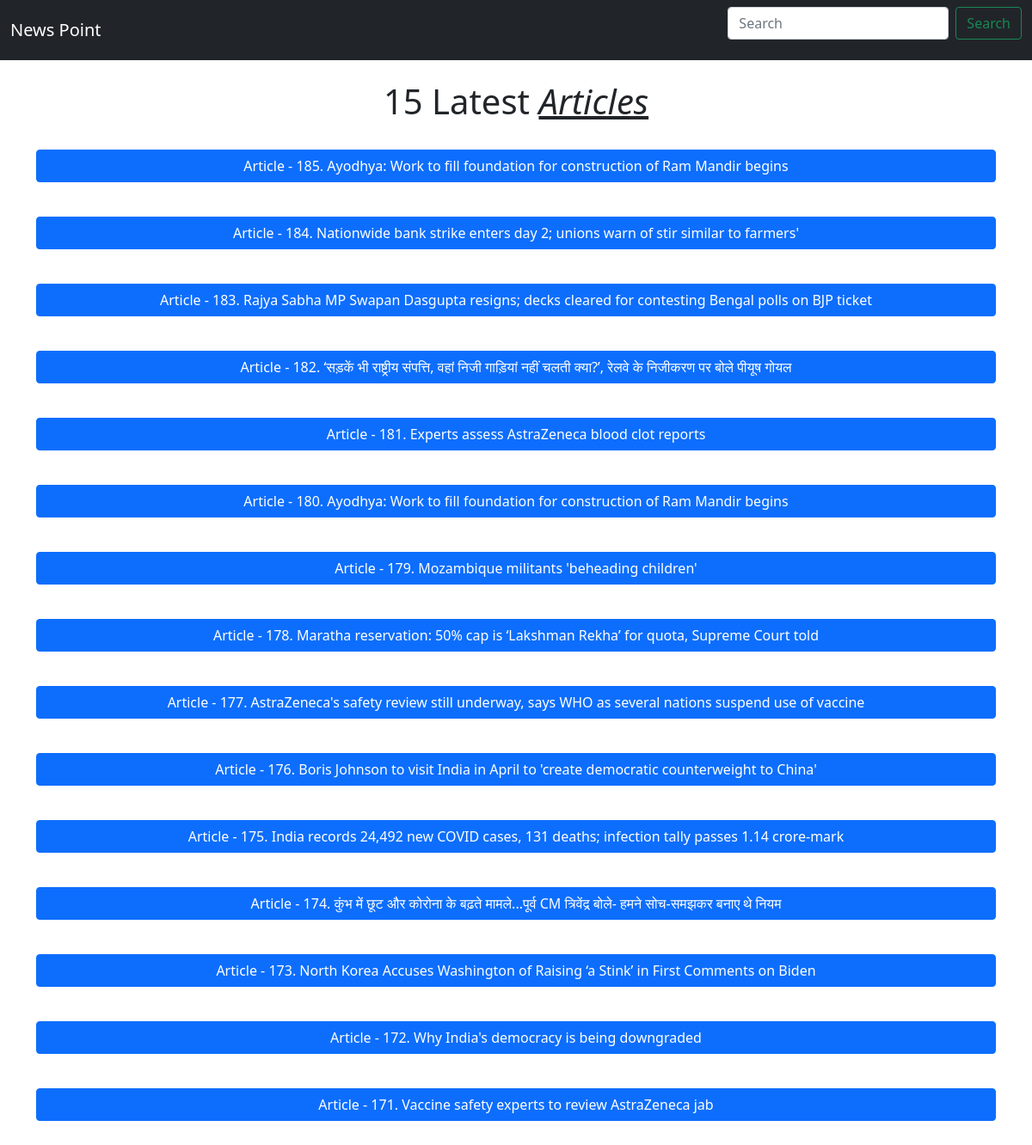
Before: / with the older database file.
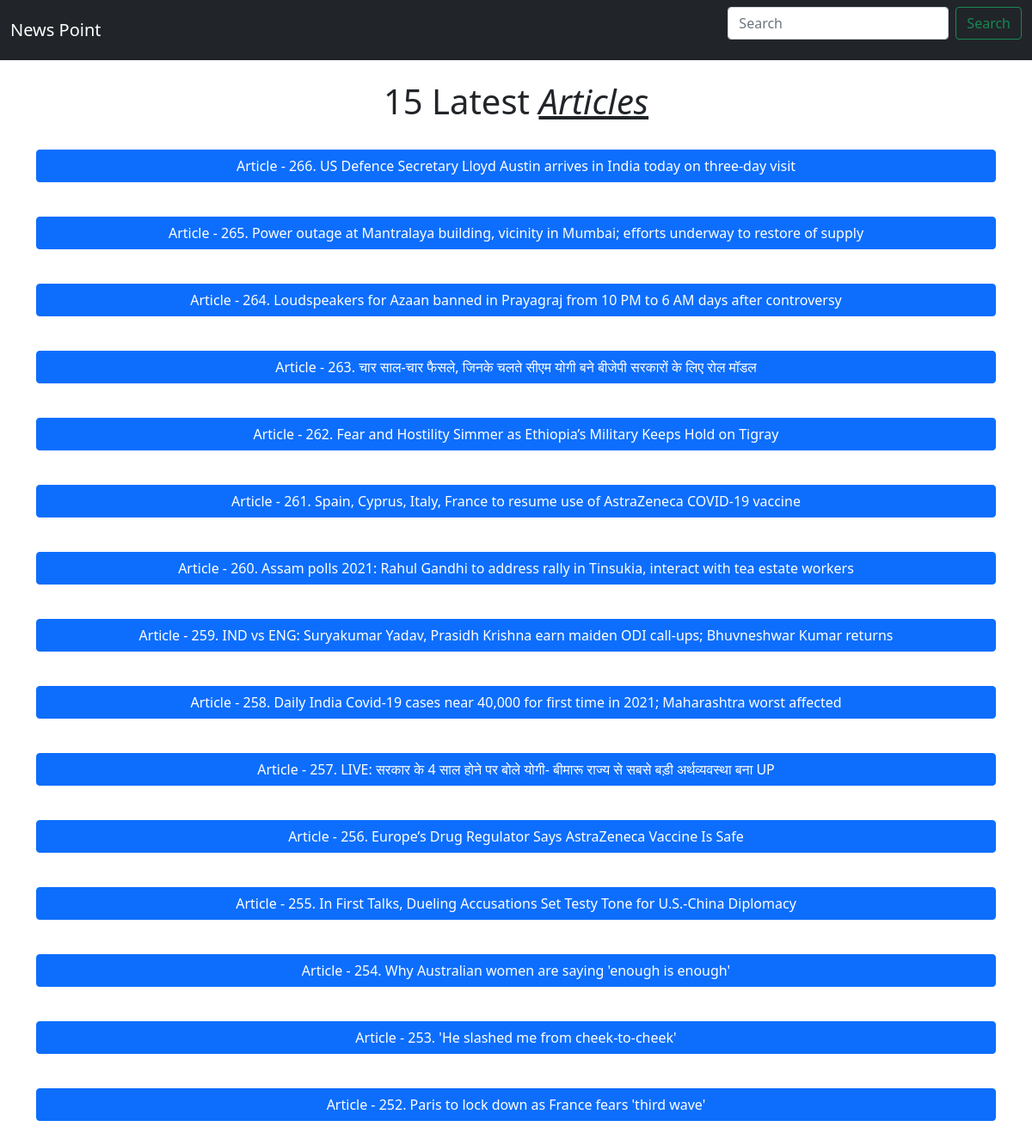
After: the same page with the newer database file.
### main.py (models this page shows, shortened)
class Article(db.Model):
    id = db.Column(db.Integer, primary_key=True)
    headline = db.Column(db.String(200), nullable=False)
    image_url = db.Column(db.String(1000), nullable=False)
    content = db.Column(db.String(400), nullable=False)
    redirect_url = db.Column(db.String(400), nullable=False)
    data_from = db.Column(db.String(200), nullable=False)

### main.py (the view)
@app.route('/')
def index():
    content = Article.query.order_by(Article.id.desc()).limit(15).all()
    return render_template('index.html', content=content)

### templates/Index.html (shortened to what this page needs)
<html>
    <head>
        <link href="https://cdn.jsdelivr.net/npm/bootstrap@5.0.0-beta2/dist/css/bootstrap.min.css" rel="stylesheet">
    </head>
    <body>
        <nav class="navbar navbar-expand-lg navbar-dark bg-dark">
            <div class="container-fluid">
              <a class="navbar-brand" href="/">News Point</a>
              <form class="d-flex" method="get" action="/search">
                <input class="form-control me-2" type="search" placeholder="Search" aria-label="Search" name="search" id="search">
                <button class="btn btn-outline-success" type="submit">Search</button>
              </form>
              </div>
          </nav>
          <br/>
          <div class="container">
              <div class="row">
			<div class="col-md-12">
			<h1 style="text-align:center;">15 Latest <u><i>Articles</i></u></h1>
			<br/>
            </div>
            {% if content is not none %}
            {% for i in content %}
            <div class="col-md-12">
                <p>
                    <button class="btn btn-primary" type="button" data-bs-toggle="collapse" data-bs-target="#collapseExample{{i.id}}" aria-expanded="false" aria-controls="collapseExample{{i.id}}" style="width:100%;">
                      Article - {{i.id}}. {{i.headline}}
                    </button>
                  </p>
                  <br/>
              </div>
            {% endfor %}
            {% else %}
            <div class="col" style="text-align: center;"><h1>No Articles Found</h1><a href="/" class="btn btn-link">Go to home</a></div>
            {% endif %}
        </div>
    </div>
    </body>
</html>

Changed rows visible on the page:
no longer on this page (row unchanged): Article: id "185", headline "Ayodhya: Work to fill foundation for construction of Ram Mandir begins"
no longer on this page (row unchanged): Article: id "184", headline "Nationwide bank strike enters day 2; unions warn of stir similar to farmers'"
no longer on this page (row unchanged): Article: id "183", headline "Rajya Sabha MP Swapan Dasgupta resigns; decks cleared for contesting Bengal polls on BJP ticket"
no longer on this page (row unchanged): Article: id "182", headline "‘सड़कें भी राष्ट्रीय संपत्ति, वहां निजी गाड़ियां नहीं चलती क्या?’, रेलवे के निजीकरण पर बोले पीयूष गोयल"
no longer on this page (row unchanged): Article: id "181", headline "Experts assess AstraZeneca blood clot reports"
no longer on this page (row unchanged): Article: id "180", headline "Ayodhya: Work to fill foundation for construction of Ram Mandir begins"
no longer on this page (row unchanged): Article: id "179", headline "Mozambique militants 'beheading children'"
no longer on this page (row unchanged): Article: id "178", headline "Maratha reservation: 50% cap is ‘Lakshman Rekha’ for quota, Supreme Court told"
no longer on this page (row unchanged): Article: id "177", headline "AstraZeneca's safety review still underway, says WHO as several nations suspend use of vaccine"
no longer on this page (row unchanged): Article: id "176", headline "Boris Johnson to visit India in April to 'create democratic counterweight to China'"
no longer on this page (row unchanged): Article: id "175", headline "India records 24,492 new COVID cases, 131 deaths; infection tally passes 1.14 crore-mark"
no longer on this page (row unchanged): Article: id "174", headline "कुंभ में छूट और कोरोना के बढ़ते मामले...पूर्व CM त्रिवेंद्र बोले- हमने सोच-समझकर बनाए थे नियम"
no longer on this page (row unchanged): Article: id "173", headline "North Korea Accuses Washington of Raising ‘a Stink’ in First Comments on Biden"
no longer on this page (row unchanged): Article: id "172", headline "Why India's democracy is being downgraded"
no longer on this page (row unchanged): Article: id "171", headline "Vaccine safety experts to review AstraZeneca jab"
added Article: id "266", headline "US Defence Secretary Lloyd Austin arrives in India today on three-day visit"
added Article: id "265", headline "Power outage at Mantralaya building, vicinity in Mumbai; efforts underway to restore of supply"
added Article: id "264", headline "Loudspeakers for Azaan banned in Prayagraj from 10 PM to 6 AM days after controversy"
added Article: id "263", headline "चार साल-चार फैसले, जिनके चलते सीएम योगी बने बीजेपी सरकारों के लिए रोल मॉडल"
added Article: id "262", headline "Fear and Hostility Simmer as Ethiopia’s Military Keeps Hold on Tigray"
added Article: id "261", headline "Spain, Cyprus, Italy, France to resume use of AstraZeneca COVID-19 vaccine"
added Article: id "260", headline "Assam polls 2021: Rahul Gandhi to address rally in Tinsukia, interact with tea estate workers"
added Article: id "259", headline "IND vs ENG: Suryakumar Yadav, Prasidh Krishna earn maiden ODI call-ups; Bhuvneshwar Kumar returns"
added Article: id "258", headline "Daily India Covid-19 cases near 40,000 for first time in 2021; Maharashtra worst affected"
added Article: id "257", headline "LIVE: सरकार के 4 साल होने पर बोले योगी- बीमारू राज्य से सबसे बड़ी अर्थव्यवस्था बना UP"
added Article: id "256", headline "Europe’s Drug Regulator Says AstraZeneca Vaccine Is Safe"
added Article: id "255", headline "In First Talks, Dueling Accusations Set Testy Tone for U.S.-China Diplomacy"
added Article: id "254", headline "Why Australian women are saying 'enough is enough'"
added Article: id "253", headline "'He slashed me from cheek-to-cheek'"
added Article: id "252", headline "Paris to lock down as France fears 'third wave'"
